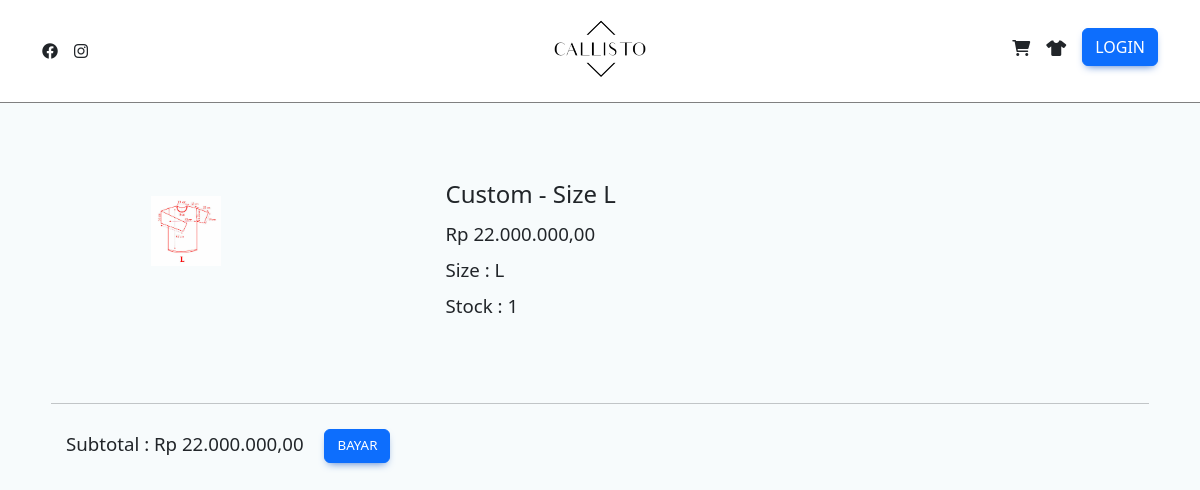
The app's page /user_payment.php, older data.
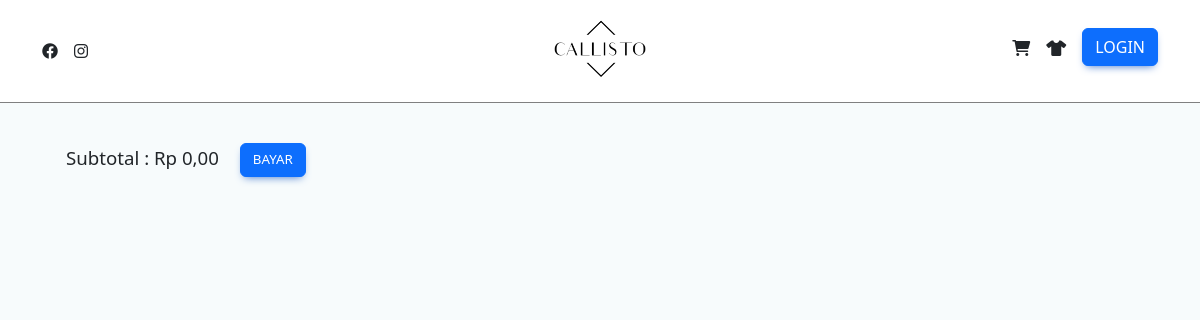
The same page, newer data.
### tables this page shows
CREATE TABLE `cart` (
  `cart_customer_id` varchar(6) NOT NULL,
  `cart_pro_id` varchar(6) NOT NULL,
  `qty` int(11) NOT NULL,
  KEY `cart_customer_id` (`cart_customer_id`),
  KEY `cart_pro_id` (`cart_pro_id`),
  CONSTRAINT `cart_ibfk_1` FOREIGN KEY (`cart_customer_id`) REFERENCES `account` (`acc_id`),
  CONSTRAINT `cart_ibfk_2` FOREIGN KEY (`cart_pro_id`) REFERENCES `product` (`pro_id`)
);

CREATE TABLE `product` (
  `pro_id` varchar(6) NOT NULL,
  `pro_name` varchar(255) NOT NULL,
  `pro_price` int(11) NOT NULL,
  `pro_stock` int(5) NOT NULL,
  `pro_size` varchar(2) NOT NULL,
  `pro_detail` varchar(255) NOT NULL,
  `pro_picture` varchar(255) NOT NULL,
  `pro_status` int(1) NOT NULL DEFAULT 1,
  `pro_cust_id` varchar(6) DEFAULT NULL,
  PRIMARY KEY (`pro_id`),
  KEY `custom_fk` (`pro_cust_id`),
  CONSTRAINT `custom_fk` FOREIGN KEY (`pro_cust_id`) REFERENCES `account` (`acc_id`)
);

### helper.php (called while the page is built, shortened)
<?php
function rupiah($angka){
	$hasil_rupiah = "Rp " . number_format($angka,2,',','.');
	return $hasil_rupiah;
}
?>

### user_payment.php (the view, shortened to what the changed rows need)
<?php
require("helper.php");
?>
<!DOCTYPE html>
<html lang="en">
<head>
    <link href="https://cdnjs.cloudflare.com/ajax/libs/font-awesome/6.0.0/css/all.min.css" rel="stylesheet" />
    <link href="https://cdnjs.cloudflare.com/ajax/libs/mdb-ui-kit/6.0.1/mdb.min.css" rel="stylesheet" />
    <link href="https://cdn.jsdelivr.net/npm/bootstrap@5.2.3/dist/css/bootstrap.min.css" rel="stylesheet">
</head>
<body id="body">
    <?php
    $total = 0;
    ?>
    <div class="container">
        <table class="table" style="width: 100%;">
            <?php
            $select_query = "SELECT p.pro_picture AS 'picture',p.pro_cust_id AS 'customer_id', p.pro_name AS 'nama' , p.pro_size AS 'size' , c.qty AS 'qty' , p.pro_price AS 'harga' , (c.qty * p.pro_price) AS 'subtotal' FROM cart c JOIN product p ON c.cart_pro_id = p.pro_id";
            $select = mysqli_query($con, $select_query);
            while ($row = mysqli_fetch_assoc($select)) { ?>
                <tr>
                    <td>
                        <?php if ($row['customer_id'] == null) { ?>
                            <img src='./img_product/<?= $row['picture'] ?>' width='200px'>
                        <?php } else { ?>
                            <div style="background-image: url('./kaos_custom/kaos.png'); background-repeat: no-repeat; background-size: 80%; height: 250px;">
                                <?php if($row['picture'] != null) { ?>
                                    <img src="./kaos_custom/<?= $row['picture'] ?>" id="customPicture" style='width: 70px; height: auto; margin-top: 60px; margin-left: 100px;  ;'>
                                <?php } ?>
                            </div>
                        <?php } ?>
                    </td>
                    <td style='width: 2vw;'></td>
                    <td style='width: 60vw;'>
                        <div class='prod-name mb-2'><?= $row['nama'] ?></div>
                        <div class='prod-price my-2'><?= rupiah($row['harga']) ?></div>
                        <div class='prod-size mt-2'> Size : <?= strtoupper($row['size']) ?></div>
                        <div class='prod-stock my-2'> Stock : <?= $row['qty'] ?></div>
                    </td>
                </tr>
                <tr>
                    <td colspan="3">
                        <hr style="margin: 0;">
                    </td>
                </tr>
            <?php
                $total += $row['subtotal'];
            }
            ?>
        </table>
        <div style="font-size: 14pt; margin-left: 3vh;" class="mb-4">
            Subtotal : <?= rupiah($total); ?>
            <button class="btn btn-primary ms-3" style="font-size: 10pt;" id="btn-bayar" onclick="pembayaran()">BAYAR</button>
        </div>
    </div>
</body>
</html>

Row changes from the older to the newer data that the page shows:
removed cart: cart_pro.pro_picture (picture), cart_pro.pro_name "Custom - Size L", cart_pro.pro_price "Rp 22.000.000,00", cart_pro.pro_size "L", qty "1"
Text that changed along with them:
rupiah($total): "Rp 22.000.000,00" → "Rp 0,00"
